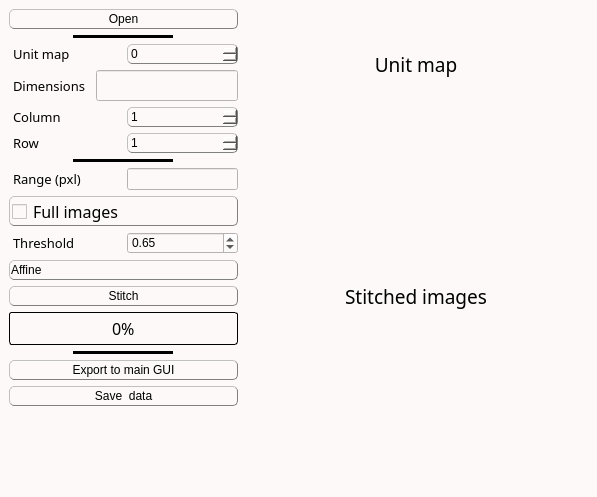
<?xml version="1.0" encoding="UTF-8"?>
<ui version="4.0">
 <class>MainWindow</class>
 <widget class="QMainWindow" name="MainWindow">
  <property name="geometry">
   <rect>
    <x>0</x>
    <y>0</y>
    <width>597</width>
    <height>497</height>
   </rect>
  </property>
  <property name="windowTitle">
   <string>2D stitching</string>
  </property>
  <property name="styleSheet">
   <string notr="true">/* Couleur du fond, label, combobox, progressbar vide et spin box */
QWidget, QLabel, QComboBox, QProgressBar, QSpinBox {background-color: rgb(253, 249, 248)}

/* Couleur quand inactif */
QPushButton:disabled, QComboBox:disabled, QSpinBox:disabled {background-color: rgba(243, 98, 64,150)}

/* Couleur des boutons et des selecteurs */
QPushButton, QComboBox::drop-down:button, QComboBox::down-arrow, QComboBox::down-arrow:disabled, QSpinBox::drop-down:button, QSpinBox::down-arrow, QSpinBox::down-arrow:disabled, QSpinBox::drop-up:button, QSpinBox::up-arrow, QSpinBox::up-arrow:disabled, QSlider::handle:horizontal, QDoubleSpinBox::drop-down:button, QDoubleSpinBox::down-arrow, QDoubleSpinBox::down-arrow:disabled, QDoubleSpinBox::drop-up:button, QDoubleSpinBox::up-arrow, QDoubleSpinBox::up-arrow:disabled {background-color: rgb(226, 120, 95)}

/* Couleur des bordures de même couleur que les boutons */
QComboBox::drop-down:button, QSpinBox::drop-down:button, QSpinBox::drop-up:button {border-color: rgb(193, 167, 181)}

/* Couleur des textes */
QLabel, QPushButton, QPushButton:hover, QCheckBox, QComboBox, Line, QTextEdit, QSpinBox {color: rgb(0, 0, 0)}

/* style des bordures 1 */
QLabel, QPushButton, QPushButton:hover, QCheckBox, QComboBox, QSpinBox  {
	border-style : outset;
	min-width : 5em;
}

/* style des bordures 2 */
QPushButton, QPushButton:hover, QCheckBox, QComboBox, QSpinBox  {
	border-radius: 5px;
	border-width: 1px;
	border-color: gray;
}

/* Font 1 */
QPushButton, QPushButton:hover, QCheckBox, QProgressBar {font: 12pt &quot;Noto Sans Cond&quot;}

/* Font 2 */
QComboBox, QTextEdit, QSpinBox {font: 10pt &quot;Noto Sans Cond&quot;}

/* Padding 1 */
QLabel, QComboBox, QComboBox::down-arrow, QSpinBox, QSpinBox::down-arrow, QSpinBox::up-arrow {padding : 1px;}

/* Padding 2 */
QPushButton, QPushButton:hover, QCheckBox {padding : 2px;}

/* Gestion taille des QCheckBoxes */
QCheckBox::indicator:unchecked, QCheckBox::indicator:unchecked:hover, QCheckBox::indicator:checked, QCheckBox::indicator:checked:hover  {
	width :15px;
	height : 15px;
}

QLabel {
	Border-radius : 5px;
	border-width : 0px;
	border-color : black;
	font : 14pt &quot;Noto Sans Cond&quot;;
}

QPushButton:hover {background-color: rgb(243, 98, 64);}

QCheckBox::indicator:unchecked {image: url(icons/uncheck_icon.png);}

QCheckBox::indicator:unchecked:hover {image: url(icons/uncheck_hover_icon.png);}

QCheckBox::indicator:checked {image: url(icons/Check_icon.png);}

QCheckBox::indicator:checked:hover {image: url(icons/Check_hover_icon.png);}

QComboBox::drop-down:button{
	border-radius: 4px;
	border-width: 1px;
	width: 30px;
}

QComboBox::down-arrow {
	 image : url(icons/Arrow_down.png); 
    width: 12px;
    height: 12px;
}

Line{
	format: plain;
	midLine-Width : 1px;
}

QFrame[height=&quot;3&quot;], QFrame[width=&quot;3&quot;] {background-color: #3A3939;}

QTextEdit{
	background-color: rgb(255, 255, 255);
	border-style: solid;
	border-radius: 5px;
	border-width: 1px;
	border-color: black;
}

QLineEdit {font : 12pt &quot;Noto Sans Cond&quot;;}

/* Gestion taille des QLineEdit */
QLineEdit::indicator:unchecked, QLineEdit::indicator:unchecked:hover, QLineEdit::indicator:checked, QLineEdit::indicator:checked:hover  {
	border-color: black;
}

QHBoxLayout {background-color: rgb(0, 240, 240, 50);}

QProgressBar {
	text-align: center;
	border: 1px solid black;
	border-radius: 3px;
 }

 QProgressBar::chunk {
	background-color: rgb(243, 98, 64);
	width: 15px;
	margin : 0.5px;
 }

QSpinBox::drop-down:button, QSpinBox::drop-up:button {
	border-radius: 2px;
	border-width: 1px;
	width: 36px;
}

QSpinBox::down-arrow {
	image : url(icons/Arrow_down.png);
    width: 24px;
    height: 22px;
}

QSpinBox::up-arrow {
	image : url(icons/Arrow_up.png);
    width: 24px;
    height: 22px;
}

QSlider::groove:horizontal {
    border: 1px solid #999999;
    height: 2px; /* the groove expands to the size of the slider by default. by giving it a height, it has a fixed size */
    background-color: rgb(0, 0, 0);
    margin: 1px 0;
}

QSlider::handle:horizontal {
    border: 1px solid #5c5c5c;
    width: 15px;
    height: 30px;
    margin: -10px 0; /* handle is placed by default on the contents rect of the groove. Expand outside the groove */
    border-radius: 3px;
}</string>
  </property>
  <widget class="QWidget" name="centralwidget">
   <layout class="QHBoxLayout" name="horizontalLayout_8">
    <item>
     <layout class="QHBoxLayout" name="horizontalLayout_7">
      <item>
       <layout class="QVBoxLayout" name="verticalLayout_3">
        <item>
         <widget class="QPushButton" name="OpenData">
          <property name="sizePolicy">
           <sizepolicy hsizetype="Preferred" vsizetype="Fixed">
            <horstretch>0</horstretch>
            <verstretch>0</verstretch>
           </sizepolicy>
          </property>
          <property name="minimumSize">
           <size>
            <width>96</width>
            <height>0</height>
           </size>
          </property>
          <property name="maximumSize">
           <size>
            <width>16777215</width>
            <height>16777215</height>
           </size>
          </property>
          <property name="toolTip">
           <string>&lt;html&gt;&lt;head/&gt;&lt;body&gt;&lt;p&gt;&lt;span style=&quot; font-size:11pt;&quot;&gt;Load KAD data.&lt;/span&gt;&lt;/p&gt;&lt;/body&gt;&lt;/html&gt;</string>
          </property>
          <property name="text">
           <string>Open</string>
          </property>
          <property name="icon">
           <iconset>
            <normaloff>../Traitement_stack/icons/import_icon.png</normaloff>../Traitement_stack/icons/import_icon.png</iconset>
          </property>
         </widget>
        </item>
        <item alignment="Qt::AlignHCenter">
         <widget class="Line" name="line1">
          <property name="sizePolicy">
           <sizepolicy hsizetype="Fixed" vsizetype="Fixed">
            <horstretch>0</horstretch>
            <verstretch>0</verstretch>
           </sizepolicy>
          </property>
          <property name="minimumSize">
           <size>
            <width>100</width>
            <height>0</height>
           </size>
          </property>
          <property name="frameShadow">
           <enum>QFrame::Plain</enum>
          </property>
          <property name="lineWidth">
           <number>5</number>
          </property>
          <property name="midLineWidth">
           <number>5</number>
          </property>
          <property name="orientation">
           <enum>Qt::Horizontal</enum>
          </property>
         </widget>
        </item>
        <item>
         <layout class="QHBoxLayout" name="horizontalLayout_3">
          <item>
           <widget class="QLabel" name="Unit_KAD_label">
            <property name="sizePolicy">
             <sizepolicy hsizetype="Preferred" vsizetype="Preferred">
              <horstretch>0</horstretch>
              <verstretch>0</verstretch>
             </sizepolicy>
            </property>
            <property name="minimumSize">
             <size>
              <width>77</width>
              <height>0</height>
             </size>
            </property>
            <property name="maximumSize">
             <size>
              <width>117</width>
              <height>16777215</height>
             </size>
            </property>
            <property name="font">
             <font>
              <family>Noto Sans Cond</family>
              <pointsize>10</pointsize>
              <weight>50</weight>
              <italic>false</italic>
              <bold>false</bold>
             </font>
            </property>
            <property name="styleSheet">
             <string notr="true">font: 10pt &quot;Noto Sans Cond&quot;;</string>
            </property>
            <property name="text">
             <string>Unit map</string>
            </property>
            <property name="alignment">
             <set>Qt::AlignLeading|Qt::AlignLeft|Qt::AlignVCenter</set>
            </property>
           </widget>
          </item>
          <item>
           <widget class="QSpinBox" name="KADBox">
            <property name="sizePolicy">
             <sizepolicy hsizetype="Preferred" vsizetype="Fixed">
              <horstretch>0</horstretch>
              <verstretch>0</verstretch>
             </sizepolicy>
            </property>
            <property name="minimumSize">
             <size>
              <width>79</width>
              <height>0</height>
             </size>
            </property>
            <property name="maximumSize">
             <size>
              <width>16777215</width>
              <height>16777215</height>
             </size>
            </property>
            <property name="toolTip">
             <string>&lt;html&gt;&lt;head/&gt;&lt;body&gt;&lt;p&gt;&lt;span style=&quot; font-size:11pt;&quot;&gt;Change the displayed KAD.&lt;/span&gt;&lt;/p&gt;&lt;/body&gt;&lt;/html&gt;</string>
            </property>
            <property name="maximum">
             <number>1000</number>
            </property>
            <property name="singleStep">
             <number>1</number>
            </property>
           </widget>
          </item>
         </layout>
        </item>
        <item>
         <layout class="QHBoxLayout" name="horizontalLayout_2">
          <item>
           <widget class="QLabel" name="DImension_label">
            <property name="sizePolicy">
             <sizepolicy hsizetype="Preferred" vsizetype="Preferred">
              <horstretch>0</horstretch>
              <verstretch>0</verstretch>
             </sizepolicy>
            </property>
            <property name="minimumSize">
             <size>
              <width>77</width>
              <height>0</height>
             </size>
            </property>
            <property name="maximumSize">
             <size>
              <width>117</width>
              <height>16777215</height>
             </size>
            </property>
            <property name="font">
             <font>
              <family>Noto Sans Cond</family>
              <pointsize>10</pointsize>
              <weight>50</weight>
              <italic>false</italic>
              <bold>false</bold>
             </font>
            </property>
            <property name="styleSheet">
             <string notr="true">font: 10pt &quot;Noto Sans Cond&quot;;</string>
            </property>
            <property name="text">
             <string>Dimensions</string>
            </property>
            <property name="alignment">
             <set>Qt::AlignLeading|Qt::AlignLeft|Qt::AlignVCenter</set>
            </property>
           </widget>
          </item>
          <item>
           <widget class="QLineEdit" name="InfoValues_label">
            <property name="sizePolicy">
             <sizepolicy hsizetype="Preferred" vsizetype="Fixed">
              <horstretch>0</horstretch>
              <verstretch>0</verstretch>
             </sizepolicy>
            </property>
            <property name="minimumSize">
             <size>
              <width>0</width>
              <height>0</height>
             </size>
            </property>
            <property name="maximumSize">
             <size>
              <width>16777215</width>
              <height>16777215</height>
             </size>
            </property>
            <property name="font">
             <font>
              <family>Noto Sans Cond</family>
              <pointsize>12</pointsize>
              <weight>50</weight>
              <italic>false</italic>
              <bold>false</bold>
             </font>
            </property>
            <property name="toolTip">
             <string>&lt;html&gt;&lt;head/&gt;&lt;body&gt;&lt;p&gt;&lt;span style=&quot; font-size:11pt;&quot;&gt;Give dimension of the displayed KAD.&lt;/span&gt;&lt;/p&gt;&lt;/body&gt;&lt;/html&gt;</string>
            </property>
            <property name="alignment">
             <set>Qt::AlignCenter</set>
            </property>
           </widget>
          </item>
         </layout>
        </item>
        <item>
         <layout class="QHBoxLayout" name="horizontalLayout_4">
          <item>
           <widget class="QLabel" name="Search_label_2">
            <property name="sizePolicy">
             <sizepolicy hsizetype="Preferred" vsizetype="Preferred">
              <horstretch>0</horstretch>
              <verstretch>0</verstretch>
             </sizepolicy>
            </property>
            <property name="minimumSize">
             <size>
              <width>77</width>
              <height>0</height>
             </size>
            </property>
            <property name="maximumSize">
             <size>
              <width>117</width>
              <height>16777215</height>
             </size>
            </property>
            <property name="font">
             <font>
              <family>Noto Sans Cond</family>
              <pointsize>10</pointsize>
              <weight>50</weight>
              <italic>false</italic>
              <bold>false</bold>
             </font>
            </property>
            <property name="styleSheet">
             <string notr="true">font: 10pt &quot;Noto Sans Cond&quot;;</string>
            </property>
            <property name="text">
             <string>Column</string>
            </property>
            <property name="alignment">
             <set>Qt::AlignLeading|Qt::AlignLeft|Qt::AlignVCenter</set>
            </property>
           </widget>
          </item>
          <item>
           <widget class="QSpinBox" name="col_spinBox">
            <property name="sizePolicy">
             <sizepolicy hsizetype="Preferred" vsizetype="Fixed">
              <horstretch>0</horstretch>
              <verstretch>0</verstretch>
             </sizepolicy>
            </property>
            <property name="minimum">
             <number>1</number>
            </property>
            <property name="value">
             <number>1</number>
            </property>
           </widget>
          </item>
         </layout>
        </item>
        <item>
         <layout class="QHBoxLayout" name="horizontalLayout_6">
          <item>
           <widget class="QLabel" name="Search_label_3">
            <property name="sizePolicy">
             <sizepolicy hsizetype="Preferred" vsizetype="Preferred">
              <horstretch>0</horstretch>
              <verstretch>0</verstretch>
             </sizepolicy>
            </property>
            <property name="minimumSize">
             <size>
              <width>77</width>
              <height>0</height>
             </size>
            </property>
            <property name="maximumSize">
             <size>
              <width>117</width>
              <height>16777215</height>
             </size>
            </property>
            <property name="font">
             <font>
              <family>Noto Sans Cond</family>
              <pointsize>10</pointsize>
              <weight>50</weight>
              <italic>false</italic>
              <bold>false</bold>
             </font>
            </property>
            <property name="styleSheet">
             <string notr="true">font: 10pt &quot;Noto Sans Cond&quot;;</string>
            </property>
            <property name="text">
             <string>Row</string>
            </property>
            <property name="alignment">
             <set>Qt::AlignLeading|Qt::AlignLeft|Qt::AlignVCenter</set>
            </property>
           </widget>
          </item>
          <item>
           <widget class="QSpinBox" name="row_spinBox">
            <property name="sizePolicy">
             <sizepolicy hsizetype="Preferred" vsizetype="Fixed">
              <horstretch>0</horstretch>
              <verstretch>0</verstretch>
             </sizepolicy>
            </property>
            <property name="minimum">
             <number>1</number>
            </property>
            <property name="value">
             <number>1</number>
            </property>
           </widget>
          </item>
         </layout>
        </item>
        <item alignment="Qt::AlignHCenter">
         <widget class="Line" name="line2">
          <property name="sizePolicy">
           <sizepolicy hsizetype="Fixed" vsizetype="Fixed">
            <horstretch>0</horstretch>
            <verstretch>0</verstretch>
           </sizepolicy>
          </property>
          <property name="minimumSize">
           <size>
            <width>100</width>
            <height>0</height>
           </size>
          </property>
          <property name="frameShadow">
           <enum>QFrame::Plain</enum>
          </property>
          <property name="lineWidth">
           <number>5</number>
          </property>
          <property name="midLineWidth">
           <number>5</number>
          </property>
          <property name="orientation">
           <enum>Qt::Horizontal</enum>
          </property>
         </widget>
        </item>
        <item>
         <layout class="QHBoxLayout" name="horizontalLayout">
          <item>
           <widget class="QLabel" name="Search_label">
            <property name="sizePolicy">
             <sizepolicy hsizetype="Preferred" vsizetype="Preferred">
              <horstretch>0</horstretch>
              <verstretch>0</verstretch>
             </sizepolicy>
            </property>
            <property name="minimumSize">
             <size>
              <width>77</width>
              <height>0</height>
             </size>
            </property>
            <property name="maximumSize">
             <size>
              <width>117</width>
              <height>16777215</height>
             </size>
            </property>
            <property name="font">
             <font>
              <family>Noto Sans Cond</family>
              <pointsize>10</pointsize>
              <weight>50</weight>
              <italic>false</italic>
              <bold>false</bold>
             </font>
            </property>
            <property name="styleSheet">
             <string notr="true">font: 10pt &quot;Noto Sans Cond&quot;;</string>
            </property>
            <property name="text">
             <string>Range (pxl)</string>
            </property>
            <property name="alignment">
             <set>Qt::AlignLeading|Qt::AlignLeft|Qt::AlignVCenter</set>
            </property>
           </widget>
          </item>
          <item>
           <widget class="QLineEdit" name="Range_Edit">
            <property name="sizePolicy">
             <sizepolicy hsizetype="Preferred" vsizetype="Fixed">
              <horstretch>0</horstretch>
              <verstretch>0</verstretch>
             </sizepolicy>
            </property>
            <property name="maximumSize">
             <size>
              <width>16777215</width>
              <height>16777215</height>
             </size>
            </property>
            <property name="toolTip">
             <string>&lt;html&gt;&lt;head/&gt;&lt;body&gt;&lt;p&gt;&lt;span style=&quot; font-size:11pt;&quot;&gt;Give the length (pxl) of search in each image.&lt;/span&gt;&lt;/p&gt;&lt;/body&gt;&lt;/html&gt;</string>
            </property>
           </widget>
          </item>
         </layout>
        </item>
        <item>
         <widget class="QCheckBox" name="full_range">
          <property name="sizePolicy">
           <sizepolicy hsizetype="Preferred" vsizetype="Fixed">
            <horstretch>0</horstretch>
            <verstretch>0</verstretch>
           </sizepolicy>
          </property>
          <property name="minimumSize">
           <size>
            <width>96</width>
            <height>0</height>
           </size>
          </property>
          <property name="font">
           <font>
            <family>Noto Sans Cond</family>
            <pointsize>12</pointsize>
            <weight>50</weight>
            <italic>false</italic>
            <bold>false</bold>
           </font>
          </property>
          <property name="toolTip">
           <string>&lt;html&gt;&lt;head/&gt;&lt;body&gt;&lt;p&gt;&lt;span style=&quot; font-size:11pt;&quot;&gt;Check the box if the range of search is the entire image.&lt;/span&gt;&lt;/p&gt;&lt;/body&gt;&lt;/html&gt;</string>
          </property>
          <property name="styleSheet">
           <string notr="true"/>
          </property>
          <property name="text">
           <string>Full images</string>
          </property>
         </widget>
        </item>
        <item>
         <layout class="QHBoxLayout" name="horizontalLayout_5">
          <item>
           <widget class="QLabel" name="Threshold_label">
            <property name="sizePolicy">
             <sizepolicy hsizetype="Preferred" vsizetype="Preferred">
              <horstretch>0</horstretch>
              <verstretch>0</verstretch>
             </sizepolicy>
            </property>
            <property name="minimumSize">
             <size>
              <width>77</width>
              <height>0</height>
             </size>
            </property>
            <property name="maximumSize">
             <size>
              <width>117</width>
              <height>16777215</height>
             </size>
            </property>
            <property name="font">
             <font>
              <family>Noto Sans Cond</family>
              <pointsize>10</pointsize>
              <weight>50</weight>
              <italic>false</italic>
              <bold>false</bold>
             </font>
            </property>
            <property name="styleSheet">
             <string notr="true">font: 10pt &quot;Noto Sans Cond&quot;;</string>
            </property>
            <property name="text">
             <string>Threshold</string>
            </property>
            <property name="alignment">
             <set>Qt::AlignLeading|Qt::AlignLeft|Qt::AlignVCenter</set>
            </property>
           </widget>
          </item>
          <item>
           <widget class="QDoubleSpinBox" name="Tresh_spinBox">
            <property name="sizePolicy">
             <sizepolicy hsizetype="Preferred" vsizetype="Preferred">
              <horstretch>0</horstretch>
              <verstretch>0</verstretch>
             </sizepolicy>
            </property>
            <property name="minimumSize">
             <size>
              <width>0</width>
              <height>0</height>
             </size>
            </property>
            <property name="maximumSize">
             <size>
              <width>16777215</width>
              <height>16777215</height>
             </size>
            </property>
            <property name="toolTip">
             <string>&lt;html&gt;&lt;head/&gt;&lt;body&gt;&lt;p&gt;&lt;span style=&quot; font-size:11pt;&quot;&gt;Threshold for best matching selection.&lt;/span&gt;&lt;/p&gt;&lt;/body&gt;&lt;/html&gt;</string>
            </property>
            <property name="decimals">
             <number>2</number>
            </property>
            <property name="maximum">
             <double>1.000000000000000</double>
            </property>
            <property name="singleStep">
             <double>0.050000000000000</double>
            </property>
            <property name="value">
             <double>0.650000000000000</double>
            </property>
           </widget>
          </item>
         </layout>
        </item>
        <item>
         <widget class="QComboBox" name="Transfo_box">
          <property name="currentIndex">
           <number>1</number>
          </property>
          <item>
           <property name="text">
            <string>Translation</string>
           </property>
          </item>
          <item>
           <property name="text">
            <string>Affine</string>
           </property>
          </item>
          <item>
           <property name="text">
            <string>Homography</string>
           </property>
          </item>
         </widget>
        </item>
        <item>
         <widget class="QPushButton" name="ComputeClass_bttn">
          <property name="sizePolicy">
           <sizepolicy hsizetype="Preferred" vsizetype="Fixed">
            <horstretch>0</horstretch>
            <verstretch>0</verstretch>
           </sizepolicy>
          </property>
          <property name="minimumSize">
           <size>
            <width>96</width>
            <height>0</height>
           </size>
          </property>
          <property name="toolTip">
           <string>&lt;html&gt;&lt;head/&gt;&lt;body&gt;&lt;p&gt;&lt;span style=&quot; font-size:11pt;&quot;&gt;Compute stitching.&lt;/span&gt;&lt;/p&gt;&lt;/body&gt;&lt;/html&gt;</string>
          </property>
          <property name="text">
           <string>Stitch</string>
          </property>
          <property name="icon">
           <iconset>
            <normaloff>TSG_icons/run_icon.png</normaloff>TSG_icons/run_icon.png</iconset>
          </property>
         </widget>
        </item>
        <item>
         <widget class="QProgressBar" name="progressBar">
          <property name="sizePolicy">
           <sizepolicy hsizetype="Preferred" vsizetype="Fixed">
            <horstretch>0</horstretch>
            <verstretch>0</verstretch>
           </sizepolicy>
          </property>
          <property name="minimumSize">
           <size>
            <width>116</width>
            <height>0</height>
           </size>
          </property>
          <property name="font">
           <font>
            <family>Noto Sans Cond</family>
            <pointsize>12</pointsize>
            <weight>50</weight>
            <italic>false</italic>
            <bold>false</bold>
           </font>
          </property>
          <property name="styleSheet">
           <string notr="true"/>
          </property>
          <property name="value">
           <number>0</number>
          </property>
         </widget>
        </item>
        <item alignment="Qt::AlignHCenter">
         <widget class="Line" name="line1_2">
          <property name="sizePolicy">
           <sizepolicy hsizetype="Fixed" vsizetype="Fixed">
            <horstretch>0</horstretch>
            <verstretch>0</verstretch>
           </sizepolicy>
          </property>
          <property name="minimumSize">
           <size>
            <width>100</width>
            <height>0</height>
           </size>
          </property>
          <property name="frameShadow">
           <enum>QFrame::Plain</enum>
          </property>
          <property name="lineWidth">
           <number>5</number>
          </property>
          <property name="midLineWidth">
           <number>5</number>
          </property>
          <property name="orientation">
           <enum>Qt::Horizontal</enum>
          </property>
         </widget>
        </item>
        <item>
         <widget class="QPushButton" name="Push_export">
          <property name="sizePolicy">
           <sizepolicy hsizetype="Preferred" vsizetype="Fixed">
            <horstretch>0</horstretch>
            <verstretch>0</verstretch>
           </sizepolicy>
          </property>
          <property name="minimumSize">
           <size>
            <width>96</width>
            <height>0</height>
           </size>
          </property>
          <property name="toolTip">
           <string>&lt;html&gt;&lt;head/&gt;&lt;body&gt;&lt;p&gt;&lt;span style=&quot; font-size:11pt;&quot;&gt;Export the cropped stitched map in the main GUI.&lt;/span&gt;&lt;/p&gt;&lt;/body&gt;&lt;/html&gt;</string>
          </property>
          <property name="text">
           <string>Export to main GUI</string>
          </property>
          <property name="icon">
           <iconset>
            <normaloff>../Traitement_stack/icons/Export.png</normaloff>../Traitement_stack/icons/Export.png</iconset>
          </property>
         </widget>
        </item>
        <item>
         <layout class="QVBoxLayout" name="verticalLayout_2">
          <item>
           <widget class="QPushButton" name="Save_bttn">
            <property name="sizePolicy">
             <sizepolicy hsizetype="Minimum" vsizetype="Fixed">
              <horstretch>0</horstretch>
              <verstretch>0</verstretch>
             </sizepolicy>
            </property>
            <property name="minimumSize">
             <size>
              <width>96</width>
              <height>0</height>
             </size>
            </property>
            <property name="toolTip">
             <string>&lt;html&gt;&lt;head/&gt;&lt;body&gt;&lt;p&gt;&lt;span style=&quot; font-size:11pt;&quot;&gt;Saving of data of interest.&lt;/span&gt;&lt;/p&gt;&lt;/body&gt;&lt;/html&gt;</string>
            </property>
            <property name="text">
             <string>Save  data</string>
            </property>
            <property name="icon">
             <iconset>
              <normaloff>../Traitement_stack/icons/save_icon.png</normaloff>../Traitement_stack/icons/save_icon.png</iconset>
            </property>
           </widget>
          </item>
          <item>
           <widget class="QWidget" name="widget" native="true"/>
          </item>
          <item>
           <spacer name="verticalSpacer">
            <property name="orientation">
             <enum>Qt::Vertical</enum>
            </property>
            <property name="sizeType">
             <enum>QSizePolicy::Expanding</enum>
            </property>
            <property name="sizeHint" stdset="0">
             <size>
              <width>20</width>
              <height>40</height>
             </size>
            </property>
           </spacer>
          </item>
         </layout>
        </item>
       </layout>
      </item>
      <item>
       <layout class="QVBoxLayout" name="verticalLayout_5">
        <item>
         <layout class="QVBoxLayout" name="verticalLayout_4">
          <item>
           <widget class="QLabel" name="label_CurrentStack">
            <property name="sizePolicy">
             <sizepolicy hsizetype="MinimumExpanding" vsizetype="Preferred">
              <horstretch>0</horstretch>
              <verstretch>0</verstretch>
             </sizepolicy>
            </property>
            <property name="palette">
             <palette>
              <active>
               <colorrole role="WindowText">
                <brush brushstyle="SolidPattern">
                 <color alpha="255">
                  <red>0</red>
                  <green>0</green>
                  <blue>0</blue>
                 </color>
                </brush>
               </colorrole>
               <colorrole role="Button">
                <brush brushstyle="SolidPattern">
                 <color alpha="255">
                  <red>253</red>
                  <green>249</green>
                  <blue>248</blue>
                 </color>
                </brush>
               </colorrole>
               <colorrole role="Text">
                <brush brushstyle="SolidPattern">
                 <color alpha="255">
                  <red>0</red>
                  <green>0</green>
                  <blue>0</blue>
                 </color>
                </brush>
               </colorrole>
               <colorrole role="ButtonText">
                <brush brushstyle="SolidPattern">
                 <color alpha="255">
                  <red>0</red>
                  <green>0</green>
                  <blue>0</blue>
                 </color>
                </brush>
               </colorrole>
               <colorrole role="Base">
                <brush brushstyle="SolidPattern">
                 <color alpha="255">
                  <red>253</red>
                  <green>249</green>
                  <blue>248</blue>
                 </color>
                </brush>
               </colorrole>
               <colorrole role="Window">
                <brush brushstyle="SolidPattern">
                 <color alpha="255">
                  <red>253</red>
                  <green>249</green>
                  <blue>248</blue>
                 </color>
                </brush>
               </colorrole>
              </active>
              <inactive>
               <colorrole role="WindowText">
                <brush brushstyle="SolidPattern">
                 <color alpha="255">
                  <red>0</red>
                  <green>0</green>
                  <blue>0</blue>
                 </color>
                </brush>
               </colorrole>
               <colorrole role="Button">
                <brush brushstyle="SolidPattern">
                 <color alpha="255">
                  <red>253</red>
                  <green>249</green>
                  <blue>248</blue>
                 </color>
                </brush>
               </colorrole>
               <colorrole role="Text">
                <brush brushstyle="SolidPattern">
                 <color alpha="255">
                  <red>0</red>
                  <green>0</green>
                  <blue>0</blue>
                 </color>
                </brush>
               </colorrole>
               <colorrole role="ButtonText">
                <brush brushstyle="SolidPattern">
                 <color alpha="255">
                  <red>0</red>
                  <green>0</green>
                  <blue>0</blue>
                 </color>
                </brush>
               </colorrole>
               <colorrole role="Base">
                <brush brushstyle="SolidPattern">
                 <color alpha="255">
                  <red>253</red>
                  <green>249</green>
                  <blue>248</blue>
                 </color>
                </brush>
               </colorrole>
               <colorrole role="Window">
                <brush brushstyle="SolidPattern">
                 <color alpha="255">
                  <red>253</red>
                  <green>249</green>
                  <blue>248</blue>
                 </color>
                </brush>
               </colorrole>
              </inactive>
              <disabled>
               <colorrole role="WindowText">
                <brush brushstyle="SolidPattern">
                 <color alpha="255">
                  <red>0</red>
                  <green>0</green>
                  <blue>0</blue>
                 </color>
                </brush>
               </colorrole>
               <colorrole role="Button">
                <brush brushstyle="SolidPattern">
                 <color alpha="255">
                  <red>253</red>
                  <green>249</green>
                  <blue>248</blue>
                 </color>
                </brush>
               </colorrole>
               <colorrole role="Text">
                <brush brushstyle="SolidPattern">
                 <color alpha="255">
                  <red>0</red>
                  <green>0</green>
                  <blue>0</blue>
                 </color>
                </brush>
               </colorrole>
               <colorrole role="ButtonText">
                <brush brushstyle="SolidPattern">
                 <color alpha="255">
                  <red>0</red>
                  <green>0</green>
                  <blue>0</blue>
                 </color>
                </brush>
               </colorrole>
               <colorrole role="Base">
                <brush brushstyle="SolidPattern">
                 <color alpha="255">
                  <red>253</red>
                  <green>249</green>
                  <blue>248</blue>
                 </color>
                </brush>
               </colorrole>
               <colorrole role="Window">
                <brush brushstyle="SolidPattern">
                 <color alpha="255">
                  <red>253</red>
                  <green>249</green>
                  <blue>248</blue>
                 </color>
                </brush>
               </colorrole>
              </disabled>
             </palette>
            </property>
            <property name="font">
             <font>
              <family>Noto Sans Cond</family>
              <pointsize>14</pointsize>
              <weight>50</weight>
              <italic>false</italic>
              <bold>false</bold>
             </font>
            </property>
            <property name="styleSheet">
             <string notr="true"/>
            </property>
            <property name="lineWidth">
             <number>1</number>
            </property>
            <property name="midLineWidth">
             <number>0</number>
            </property>
            <property name="text">
             <string>Unit map</string>
            </property>
            <property name="scaledContents">
             <bool>false</bool>
            </property>
            <property name="alignment">
             <set>Qt::AlignCenter</set>
            </property>
           </widget>
          </item>
          <item>
           <widget class="ImageView" name="KADSeries" native="true">
            <property name="sizePolicy">
             <sizepolicy hsizetype="MinimumExpanding" vsizetype="Preferred">
              <horstretch>0</horstretch>
              <verstretch>0</verstretch>
             </sizepolicy>
            </property>
           </widget>
          </item>
         </layout>
        </item>
        <item>
         <layout class="QVBoxLayout" name="verticalLayout">
          <item>
           <widget class="QLabel" name="Stitch_label">
            <property name="sizePolicy">
             <sizepolicy hsizetype="MinimumExpanding" vsizetype="Preferred">
              <horstretch>0</horstretch>
              <verstretch>0</verstretch>
             </sizepolicy>
            </property>
            <property name="palette">
             <palette>
              <active>
               <colorrole role="WindowText">
                <brush brushstyle="SolidPattern">
                 <color alpha="255">
                  <red>0</red>
                  <green>0</green>
                  <blue>0</blue>
                 </color>
                </brush>
               </colorrole>
               <colorrole role="Button">
                <brush brushstyle="SolidPattern">
                 <color alpha="255">
                  <red>253</red>
                  <green>249</green>
                  <blue>248</blue>
                 </color>
                </brush>
               </colorrole>
               <colorrole role="Text">
                <brush brushstyle="SolidPattern">
                 <color alpha="255">
                  <red>0</red>
                  <green>0</green>
                  <blue>0</blue>
                 </color>
                </brush>
               </colorrole>
               <colorrole role="ButtonText">
                <brush brushstyle="SolidPattern">
                 <color alpha="255">
                  <red>0</red>
                  <green>0</green>
                  <blue>0</blue>
                 </color>
                </brush>
               </colorrole>
               <colorrole role="Base">
                <brush brushstyle="SolidPattern">
                 <color alpha="255">
                  <red>253</red>
                  <green>249</green>
                  <blue>248</blue>
                 </color>
                </brush>
               </colorrole>
               <colorrole role="Window">
                <brush brushstyle="SolidPattern">
                 <color alpha="255">
                  <red>253</red>
                  <green>249</green>
                  <blue>248</blue>
                 </color>
                </brush>
               </colorrole>
              </active>
              <inactive>
               <colorrole role="WindowText">
                <brush brushstyle="SolidPattern">
                 <color alpha="255">
                  <red>0</red>
                  <green>0</green>
                  <blue>0</blue>
                 </color>
                </brush>
               </colorrole>
               <colorrole role="Button">
                <brush brushstyle="SolidPattern">
                 <color alpha="255">
                  <red>253</red>
                  <green>249</green>
                  <blue>248</blue>
                 </color>
                </brush>
               </colorrole>
               <colorrole role="Text">
                <brush brushstyle="SolidPattern">
                 <color alpha="255">
                  <red>0</red>
                  <green>0</green>
                  <blue>0</blue>
                 </color>
                </brush>
               </colorrole>
               <colorrole role="ButtonText">
                <brush brushstyle="SolidPattern">
                 <color alpha="255">
                  <red>0</red>
                  <green>0</green>
                  <blue>0</blue>
                 </color>
                </brush>
               </colorrole>
               <colorrole role="Base">
                <brush brushstyle="SolidPattern">
                 <color alpha="255">
                  <red>253</red>
                  <green>249</green>
                  <blue>248</blue>
                 </color>
                </brush>
               </colorrole>
               <colorrole role="Window">
                <brush brushstyle="SolidPattern">
                 <color alpha="255">
                  <red>253</red>
                  <green>249</green>
                  <blue>248</blue>
                 </color>
                </brush>
               </colorrole>
              </inactive>
              <disabled>
               <colorrole role="WindowText">
                <brush brushstyle="SolidPattern">
                 <color alpha="255">
                  <red>0</red>
                  <green>0</green>
                  <blue>0</blue>
                 </color>
                </brush>
               </colorrole>
               <colorrole role="Button">
                <brush brushstyle="SolidPattern">
                 <color alpha="255">
                  <red>253</red>
                  <green>249</green>
                  <blue>248</blue>
                 </color>
                </brush>
               </colorrole>
               <colorrole role="Text">
                <brush brushstyle="SolidPattern">
                 <color alpha="255">
                  <red>0</red>
                  <green>0</green>
                  <blue>0</blue>
                 </color>
                </brush>
               </colorrole>
               <colorrole role="ButtonText">
                <brush brushstyle="SolidPattern">
                 <color alpha="255">
                  <red>0</red>
                  <green>0</green>
                  <blue>0</blue>
                 </color>
                </brush>
               </colorrole>
               <colorrole role="Base">
                <brush brushstyle="SolidPattern">
                 <color alpha="255">
                  <red>253</red>
                  <green>249</green>
                  <blue>248</blue>
                 </color>
                </brush>
               </colorrole>
               <colorrole role="Window">
                <brush brushstyle="SolidPattern">
                 <color alpha="255">
                  <red>253</red>
                  <green>249</green>
                  <blue>248</blue>
                 </color>
                </brush>
               </colorrole>
              </disabled>
             </palette>
            </property>
            <property name="font">
             <font>
              <family>Noto Sans Cond</family>
              <pointsize>14</pointsize>
              <weight>50</weight>
              <italic>false</italic>
              <bold>false</bold>
             </font>
            </property>
            <property name="styleSheet">
             <string notr="true"/>
            </property>
            <property name="lineWidth">
             <number>1</number>
            </property>
            <property name="midLineWidth">
             <number>0</number>
            </property>
            <property name="text">
             <string>Stitched images</string>
            </property>
            <property name="scaledContents">
             <bool>false</bool>
            </property>
            <property name="alignment">
             <set>Qt::AlignCenter</set>
            </property>
           </widget>
          </item>
          <item>
           <widget class="ImageView" name="StitchSeries" native="true">
            <property name="sizePolicy">
             <sizepolicy hsizetype="MinimumExpanding" vsizetype="Preferred">
              <horstretch>0</horstretch>
              <verstretch>0</verstretch>
             </sizepolicy>
            </property>
           </widget>
          </item>
         </layout>
        </item>
       </layout>
      </item>
     </layout>
    </item>
   </layout>
  </widget>
  <widget class="QMenuBar" name="menubar">
   <property name="geometry">
    <rect>
     <x>0</x>
     <y>0</y>
     <width>597</width>
     <height>20</height>
    </rect>
   </property>
  </widget>
  <widget class="QStatusBar" name="statusbar"/>
 </widget>
 <customwidgets>
  <customwidget>
   <class>ImageView</class>
   <extends>QWidget</extends>
   <header>pyqtgraph</header>
   <container>1</container>
  </customwidget>
 </customwidgets>
 <resources/>
 <connections/>
</ui>
